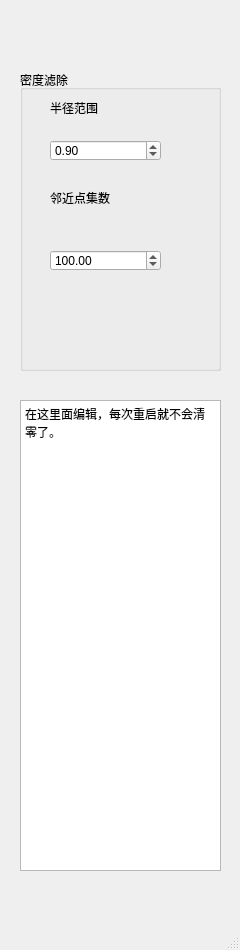
<?xml version="1.0" encoding="UTF-8"?>
<ui version="4.0">
 <class>FilterRadiusOutlierRemoval</class>
 <widget class="QMainWindow" name="FilterRadiusOutlierRemoval">
  <property name="geometry">
   <rect>
    <x>0</x>
    <y>0</y>
    <width>240</width>
    <height>950</height>
   </rect>
  </property>
  <property name="windowTitle">
   <string>MainWindow</string>
  </property>
  <widget class="QWidget" name="centralwidget">
   <widget class="QGroupBox" name="groupBox_6">
    <property name="geometry">
     <rect>
      <x>20</x>
      <y>70</y>
      <width>201</width>
      <height>301</height>
     </rect>
    </property>
    <property name="title">
     <string>密度滤除</string>
    </property>
    <widget class="QDoubleSpinBox" name="LJBox">
     <property name="geometry">
      <rect>
       <x>30</x>
       <y>180</y>
       <width>111</width>
       <height>21</height>
      </rect>
     </property>
     <property name="maximum">
      <double>9999.989999999999782</double>
     </property>
     <property name="singleStep">
      <double>1.000000000000000</double>
     </property>
     <property name="value">
      <double>100.000000000000000</double>
     </property>
    </widget>
    <widget class="QLabel" name="label_16">
     <property name="geometry">
      <rect>
       <x>30</x>
       <y>120</y>
       <width>131</width>
       <height>16</height>
      </rect>
     </property>
     <property name="text">
      <string>邻近点集数</string>
     </property>
    </widget>
    <widget class="QLabel" name="label_17">
     <property name="geometry">
      <rect>
       <x>30</x>
       <y>30</y>
       <width>121</width>
       <height>16</height>
      </rect>
     </property>
     <property name="text">
      <string>半径范围</string>
     </property>
    </widget>
    <widget class="QDoubleSpinBox" name="BJBox">
     <property name="geometry">
      <rect>
       <x>30</x>
       <y>70</y>
       <width>111</width>
       <height>21</height>
      </rect>
     </property>
     <property name="maximum">
      <double>999999.989999999990687</double>
     </property>
     <property name="singleStep">
      <double>0.100000000000000</double>
     </property>
     <property name="value">
      <double>0.900000000000000</double>
     </property>
    </widget>
   </widget>
   <widget class="QTextEdit" name="textEdit">
    <property name="geometry">
     <rect>
      <x>20</x>
      <y>400</y>
      <width>201</width>
      <height>471</height>
     </rect>
    </property>
    <property name="html">
     <string>&lt;!DOCTYPE HTML PUBLIC &quot;-//W3C//DTD HTML 4.0//EN&quot; &quot;http://www.w3.org/TR/REC-html40/strict.dtd&quot;&gt;
&lt;html&gt;&lt;head&gt;&lt;meta name=&quot;qrichtext&quot; content=&quot;1&quot; /&gt;&lt;style type=&quot;text/css&quot;&gt;
p, li { white-space: pre-wrap; }
&lt;/style&gt;&lt;/head&gt;&lt;body style=&quot; font-family:'SimSun'; font-size:9pt; font-weight:400; font-style:normal;&quot;&gt;
&lt;p style=&quot; margin-top:0px; margin-bottom:0px; margin-left:0px; margin-right:0px; -qt-block-indent:0; text-indent:0px;&quot;&gt;在这里面编辑，每次重启就不会清零了。&lt;/p&gt;&lt;/body&gt;&lt;/html&gt;</string>
    </property>
   </widget>
  </widget>
  <widget class="QMenuBar" name="menubar">
   <property name="geometry">
    <rect>
     <x>0</x>
     <y>0</y>
     <width>240</width>
     <height>26</height>
    </rect>
   </property>
  </widget>
  <widget class="QStatusBar" name="statusbar"/>
 </widget>
 <resources/>
 <connections/>
</ui>
